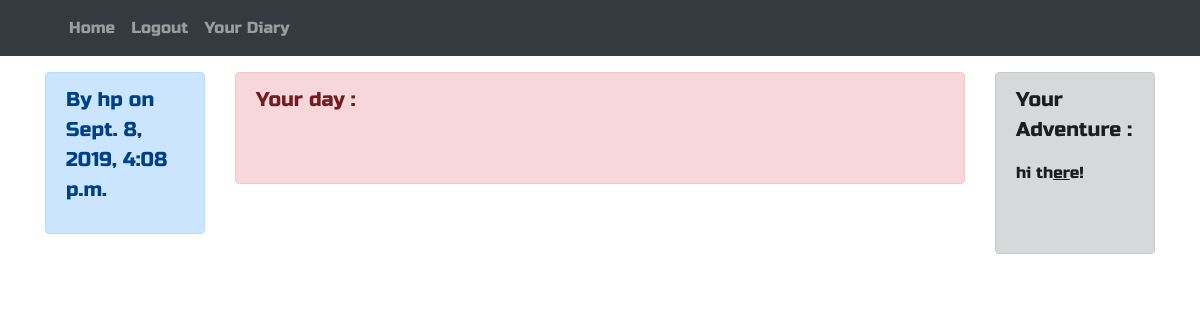
/day/14 (signed in), run on the app's committed database.
### life/models.py (models this page shows, shortened)
class DiaryModel(models.Model):
	user = models.ForeignKey(User, on_delete=models.CASCADE, null=True, blank=True)
	your_day = models.TextField()
	timestamp = models.DateTimeField(auto_now_add=True)
	adventure = models.TextField(null=True, blank=True)
	class Meta:
		ordering = ['-timestamp']

### life/views.py (the view)
# urls.py: path('day/<int:pk>', DiaryDetailView.as_view(), name='detail'),
class DiaryDetailView(DetailView):
	model = DiaryModel
	template_name = 'life/days.html'
	def get_object(self, *args, **kwargs):
		request = self.request
		pk = self.kwargs.get('pk')
		try:
			instance = get_object_or_404(DiaryModel, pk=pk)
		except:
			raise Http404("Sorry..this day doesn't exist")
		return instance
	def get_context_data(self, *args, **kwargs):
		context = super(DiaryDetailView, self).get_context_data(*args, **kwargs)
		return context

### life/templates/life/days.html
{% extends "base.html" %}
{% block content %}
{% if object %}
    <div class="row">
        {% if object.adventure %}
            <div class="col-12 col-lg-2 mx-auto order-12 col-md-2">
            <div class="alert alert-dark" role="alert">
                <p class="lead"><b>Your Adventure</b> : <br> {{ object.adventure|safe|linebreaksbr }}<p><br>
            </div>
            </div>
        {% endif %}
        <div class="col-12 {% if object.adventure %}col-lg-8{% else %}col-lg-10{% endif %} mx-auto order-6 col-auto">
          <div class="alert alert-danger" role="alert">
            <p class="lead"><b>Your day</b> : <br> {{ object.your_day|safe|linebreaksbr }}</p>
          </div>
        </div>
        <div class="col-12 col-lg-2 order-1">
          <div class="alert alert-primary" role="alert">
              <p class="lead"><b>By {{ object.user }} on {{ object.timestamp }}</b></p>
          </div>
        </div>
      </div>
{% else %}
      <div class="jumbotron">
        <h1>Please write some days!</h1>
      </div>
{% endif %}
{% endblock content %}

### static_my_proj/css/main.css (style rules this page uses)
body { font-family: 'Russo One', sans-serif; }
.loader { filter:hue-rotate(0deg); color: linear-gradient(45deg,#0f8,#08f); animation:hue 5000ms infinite linear; }

### data on the page
DiaryModel: adventure "hi th er e!", user "hp", timestamp "Sept. 8, 2019, 4:08 p.m."
